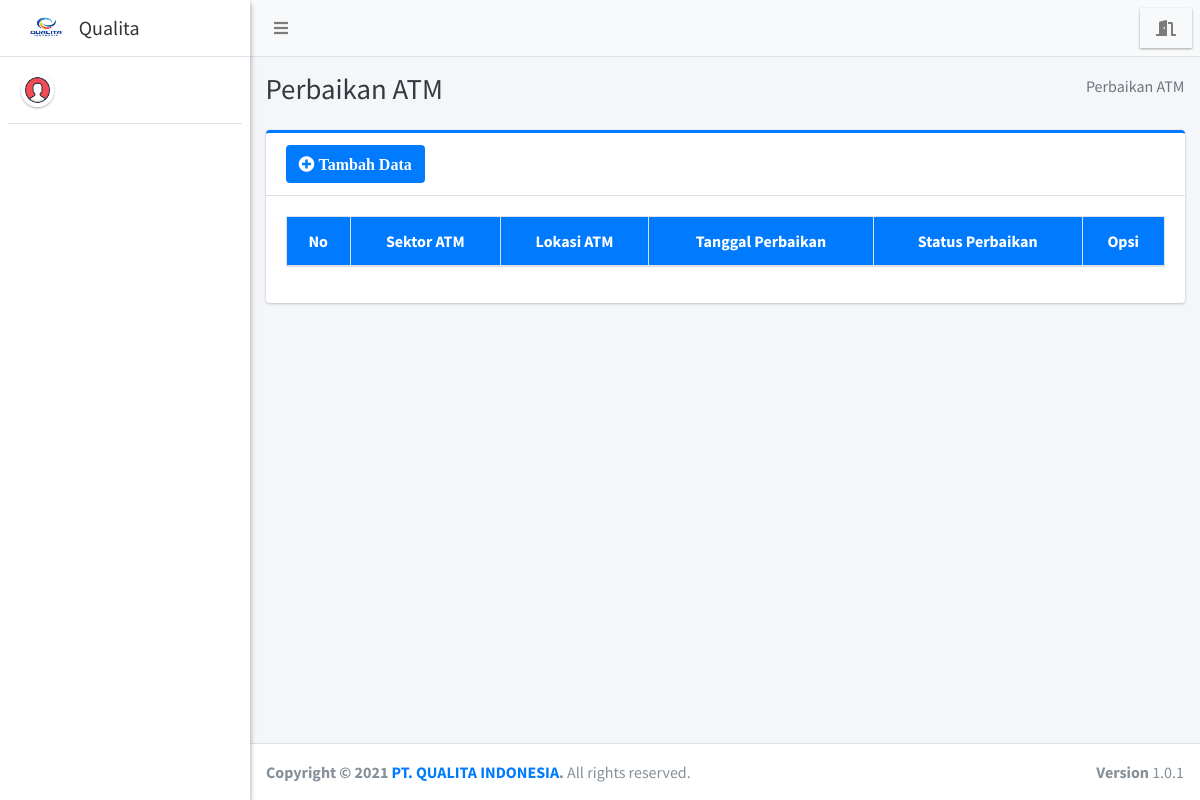
/teknisi/perbaikan/index.php, run on an earlier commit of the app's database.
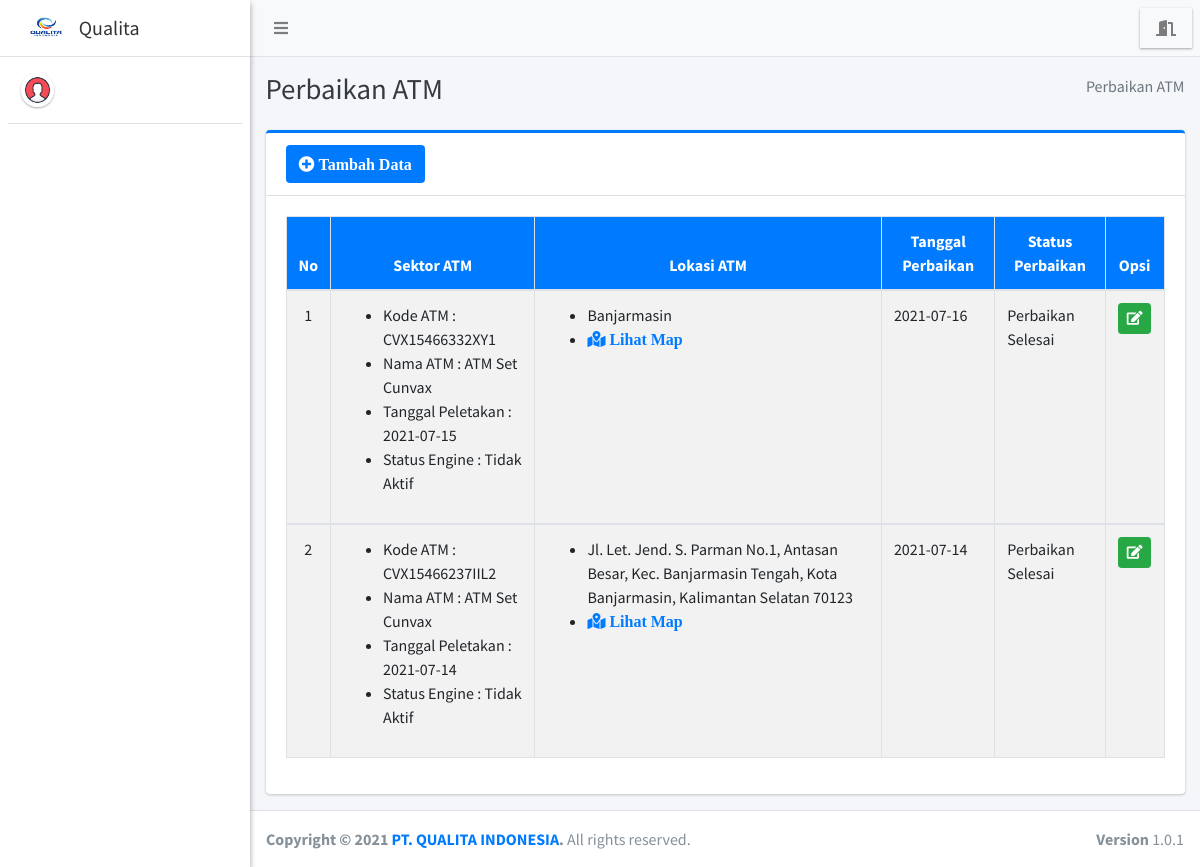
And on a later commit of the database.
### tables this page shows
CREATE TABLE `perbaikan` (
  `id_perbaikan` int(11) NOT NULL,
  `id_sektoratm` int(11) DEFAULT NULL,
  `tanggal_perbaikan` date DEFAULT NULL,
  `tanggal_selesai` date DEFAULT NULL,
  `status_perbaikan` varchar(50) DEFAULT NULL
);

CREATE TABLE `barang` (
  `kode_barang` varchar(35) NOT NULL,
  `nama_barang` varchar(100) NOT NULL,
  `tahun_produksi` varchar(25) NOT NULL,
  `lokasi_produksi` varchar(100) NOT NULL
);

CREATE TABLE `sektor_atm` (
  `id_sektoratm` int(11) NOT NULL,
  `kode_barang` varchar(35) NOT NULL,
  `lokasi_atm` varchar(255) NOT NULL,
  `link_gmap` text NOT NULL,
  `tgl_peletakan` varchar(25) NOT NULL,
  `status` varchar(75) NOT NULL
);

### teknisi/perbaikan/index.php (the view, shortened to what the changed rows need)
<?php
require '../../config/koneksi.php';
?>
<!DOCTYPE html>
<html>
<?php
include '../../templates/head.php';
?>
<body class="hold-transition sidebar-mini layout-fixed">
    <div class="wrapper">
        <div class="content-wrapper">
            <div class="content-header">
                <div class="container-fluid">
                    <div class="row mb-2">
                        <div class="col-sm-6">
                            <h1 class="m-0 text-dark">Perbaikan ATM</h1>
                        </div>
                    </div>
                </div>
            </div>
            <section class="content">
                <div class="container-fluid">
                    <div class="row">
                        <div class="col-12">
                            <div class="card card-primary card-outline">
                                <div class="card-body">
                                    <div class="table-responsive">
                                        <table id="example1" class="table table-bordered table-striped">
                                            <thead class="bg-blue">
                                                <tr align="center">
                                                    <th>No</th>
                                                    <th>Sektor ATM</th>
                                                    <th>Lokasi ATM</th>
                                                    <th>Tanggal Perbaikan</th>
                                                    <th>Status Perbaikan</th>
                                                    <th>Opsi</th>
                                                </tr>
                                            </thead>
                                            <?php
                                            $no = 1;
                                            $data = $koneksi->query("SELECT * FROM perbaikan AS p
                                            LEFT JOIN sektor_atm AS sa ON p.id_sektoratm = sa.id_sektoratm
                                            LEFT JOIN barang AS b ON sa.kode_barang = b.kode_barang
                                            WHERE sa.status = 'Tidak Aktif' ORDER BY p.id_perbaikan DESC");
                                            while ($row = $data->fetch_array()) {
                                            ?>
                                                <tbody style="background-color: white">
                                                    <tr>
                                                        <td align="center"><?= $no++ ?></td>
                                                        <td>
                                                            <ul>
                                                            <li>Kode ATM : <?= $row['kode_barang'] ?></li>
                                                            <li>Nama ATM : <?= $row['nama_barang'] ?></li>
                                                            <li>Tanggal Peletakan : <?= $row['tgl_peletakan'] ?></li>
                                                            <li>Status Engine : <?= $row['status'] ?></li>
                                                            </ul>
                                                        </td>
                                                        <td>
                                                            <ul>
                                                            <li><?= $row['lokasi_atm'] ?></li>
                                                            <li><a href="<?= $row['link_gmap'] ?>" target="blank" class="fa fa-map-marked-alt"> Lihat Map</a></li>
                                                            </ul>
                                                        </td>
                                                        <td><?= $row['tanggal_perbaikan'] ?></td>
                                                        <td><?= $row['status_perbaikan'] ?></td>
                                                        <td align="center">
                                                            <a href="edit?id=<?= $row['id_perbaikan'] ?>" class="btn btn-success btn-sm" title="Edit"><i class="fa fa-edit"></i></a>
                                                        </td>
                                                    </tr>
                                                </tbody>
                                            <?php } ?>
                                        </table>
                                    </div>
                                </div>
                            </div>
                        </div>
                    </div>
                </div>
            </section>
        </div>
    </div>
</body>
</html>

What changed in the data, as far as the page shows it:
added perbaikan: barang.kode_barang "CVX15466332XY1", barang.nama_barang "ATM Set Cunvax", id_sektoratm.tgl_peletakan "2021-07-15", id_sektoratm.status "Tidak Aktif", id_sektoratm.lokasi_atm "Banjarmasin", tanggal_perbaikan "2021-07-16", status_perbaikan "Perbaikan Selesai"
added perbaikan: barang.kode_barang "CVX15466237IIL2", barang.nama_barang "ATM Set Cunvax", id_sektoratm.tgl_peletakan "2021-07-14", id_sektoratm.status "Tidak Aktif", id_sektoratm.lokasi_atm "Jl. Let. Jend. S. Parman No.1, Antasan Besar, Kec. Banjarmasin Tengah, Kota Banjarmasin, Kalimantan Selatan 70123", tanggal_perbaikan "2021-07-14", status_perbaikan "Perbaikan Selesai"
